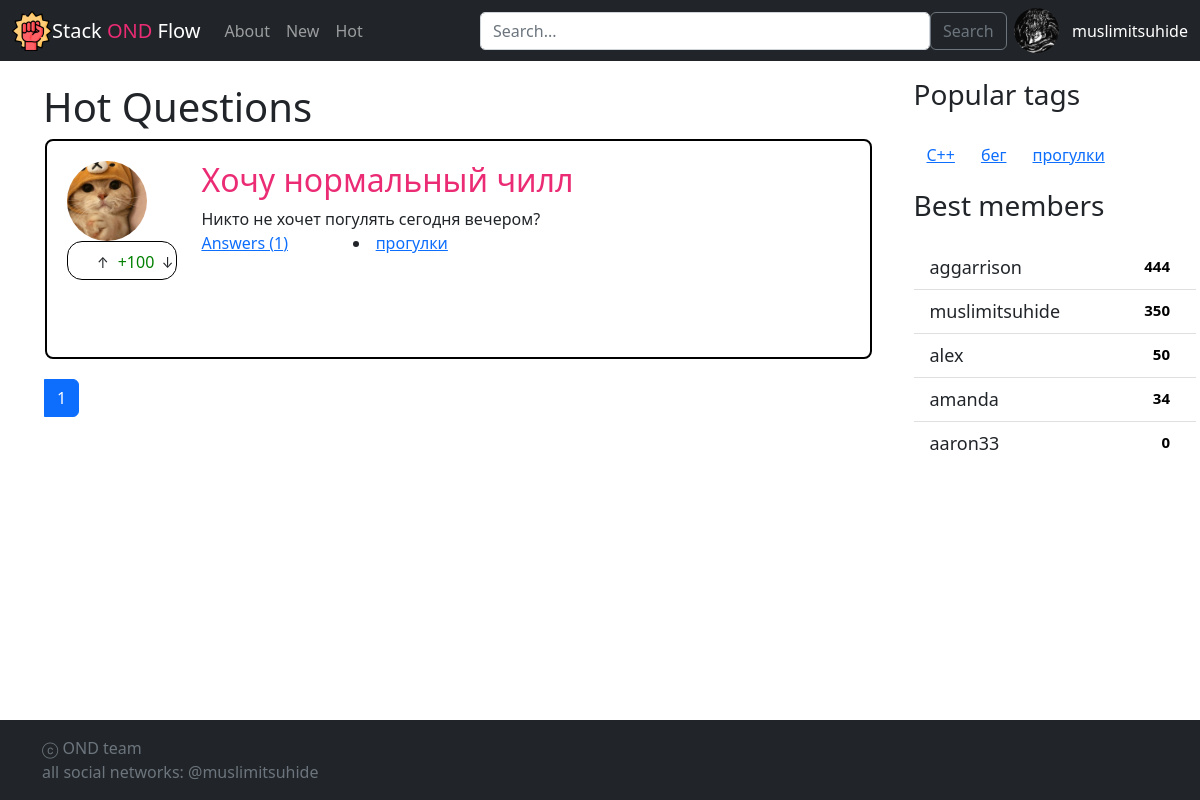
The app's page /tag/прогулки/ with its own data.
### askme/models.py (models this page shows, shortened)
class Question(models.Model):
    title = models.CharField(max_length=20)
    content = models.TextField(blank=True)
    create_date = models.DateTimeField(auto_now_add=True)
    rating = models.IntegerField(default=0)
    author = models.ForeignKey('Profile', on_delete=models.CASCADE, related_name='questions')
    tags = models.ManyToManyField('Tag', blank=True, related_name='questions')
    objects = QuestionManager()

class Tag(models.Model):
    title = models.CharField(max_length=20)
    objects = TagManager()

class Profile(models.Model):
    user = models.OneToOneField(User, on_delete=models.PROTECT)
    avatar = models.ImageField(upload_to='static/img/avatar', blank=True, null=True)
    name = models.CharField(max_length=255)
    rating = models.IntegerField(default=0)
    objects = ProfileManager()
    class Meta:
        app_label = 'askme'

### askme/views.py (the view)
# urls.py: path('tag/<str:tag>/', views.tag, name='tag'),
def tag(request, tag):
    try:
        questions = models.Question.objects.tag_questions(models.Tag.objects.get_by_title(tag))
        page_obj = paginate(questions, request, 3)
        context = {'page_obj': page_obj, 'title': f'Tag:{tag} Questions'}
        sidebar_content(context)
    except:
         raise Http404("Tag does not exist")
    return render(request, 'index.html', context)

### askme/models.py (called while the page is built)
    def get_top5(self):
        return self.order_by('-rating')[:5]

    def get_top5(self):
        return self.annotate(count=Count('questions')).order_by('-count')[:5]

    def get_by_title(self, current_title):
        return self.filter(title=current_title)[0]

    def tag_questions(self, tag):
        return self.filter(tags=tag).order_by('-rating')

### askme/views.py (called while the page is built)
def paginate(objects_list, request, per_page=3):
    paginator = Paginator(objects_list, per_page)
    try:
        limit = int(request.GET.get('page', 10))
    except ValueError:
        limit = 10
    if limit > 10:
        limit = 10
    try:
        page_number  = int(request.GET.get('page', 1))
    except ValueError:
        raise Http404
    return paginator.get_page(page_number)

def sidebar_content(context):
    context['top_tags'] = models.Tag.objects.get_top5()
    context['top_users'] = models.Profile.objects.get_top5()

### templates/index.html (shortened to what this page needs)
{% extends "inc/base.html" %}
{% load static %}
{% block content %}
  <div class="row">
    <div class="col-9 page-header">
      <h1>Hot Questions</h1>
    </div>
  </div>
  {% for question in page_obj %}
    {% include "inc/question_item.html" %}
  {% endfor %}
  {% include "inc/paginator.html" %}
{% endblock content %}

### templates/inc/question_item.html (shortened to what this page needs)
{% load static %}
<div class="question">
  <div class="row">
      <div class="col-2">
          <div class="question-avatar">
              <img src="{% static "img/avatar1.jpeg" %}" alt="">
          </div>
          <div class="question-rating">
            <div class="question-rating-arrows">
              <div class="btn btn-sm question-rating-arrow-up">↑</div>
              <div class="question-rating-amount success">+{{question.rating}}</div>
              <div class="btn btn-sm question-rating-arrow-down">↓</div>
            </div>
          </div>
      </div>
      <div class="col-9">
        <div class="row question-header">
          <h2><a href="{% url "question" question.id %}">{{question.title}}</a></h2>
        </div>
          <div class="question-text">{{question.content}}</div>
          <div class="row">
              <div class="col-3">
                <div class="question-answers"><a href="{% url "question" question.id %}">Answers ({{question.answers.count}})</a></div>
              </div>
              <div class="col-4">
                {% for tag in question.tags.all %}
                  <li class = "answer-tag"><a href="{% url "tag" tag=tag.title %}">{{tag.title}}
                {% endfor %}
              </div>
          </div>
      </div>
  </div>
</div>

### templates/inc/sidebar.html
<div class="col-3 sidebar">
    <div class="sidebar-block sidebar-tags">
      <div class="row sidebar-header">
        <h3>Popular tags<h3>
      </div>
      <div class="sidebar-content">
        {% for tag in top_tags %}
          <li class="btn"><a href="{% url "tag" tag=tag.title %}">{{tag.title}}</a></li>
        {% endfor %}
      </div>
    </div>
    <div class="sidebar-block sidebar-users">
      <div class="row sidebar-header">
        <h3>Best members<h3>
      </div>
      <div class="sidebar-content">
        <ul class="list-group list-group-flush">
          {% for user in top_users %}
            <div class="list-group-item sidebar-user">
              <a href="#" class="sidebar-user-name">{{user.name}}</a>
              <span class="badge badge-primary badge-pill">{{user.rating}}</span>
            </div>
          {% endfor %}
        </ul>
      </div>
    </div>

### static/css/style.css (style rules this page uses)
.page-header { padding: 5px 0px 0px 10px; }
.question { height: 220px; border: 2px solid black; border-radius: 8px; padding: 20px; margin-bottom: 20px; }
.question-header a { color: rgb(235, 44, 117); text-decoration: none; font-weight: 300; }
.question-avatar { height: 80px; width: 80px; }
.question-avatar > img { height: 100%; width: 100%; object-fit: cover; border-radius: 45px; }
.question-rating { display: flex; align-items: center; border: 1px solid #000; border-radius: 15px; }
.question-rating-arrows { display: flex; margin: 5px 5px 1px 20px; }
.question-rating-amount { width: 35px; margin-top: 3px; text-align: center; }
.sidebar { padding: 0px 15px 0px 30px; margin: 0px 0px 15px 0px; }
.sidebar-block { margin-bottom: 15px; }
.sidebar-header { font-size: 22px; font-weight: 500; margin-bottom: 8px; }
.sidebar-content { font-size: 18px; flex-wrap: wrap; display: flex; }
.list-group-item .badge { color: black; margin-left: 5px; }
.sidebar-user a { color: #212529; text-decoration: none; }
.sidebar-user .badge { font-size: 15px; }
.sidebar-user-name { width: 200px; }
.sidebar-user { display: flex; justify-content: space-between; }
.success { color: green; }

### records on screen
Question: rating "100", title "Хочу нормальный чилл", content "Никто не хочет погулять сегодня вечером?", answers.count "1"
Tag: title "прогулки"
Tag: title "С++"
Tag: title "бег"
Profile: name "aggarrison", rating "444"
Profile: name "muslimitsuhide", rating "350"
Profile: name "alex", rating "50"
Profile: name "amanda", rating "34"
Profile: name "aaron33", rating "0"

### other values on screen
{{ page_obj.number }} "1"
